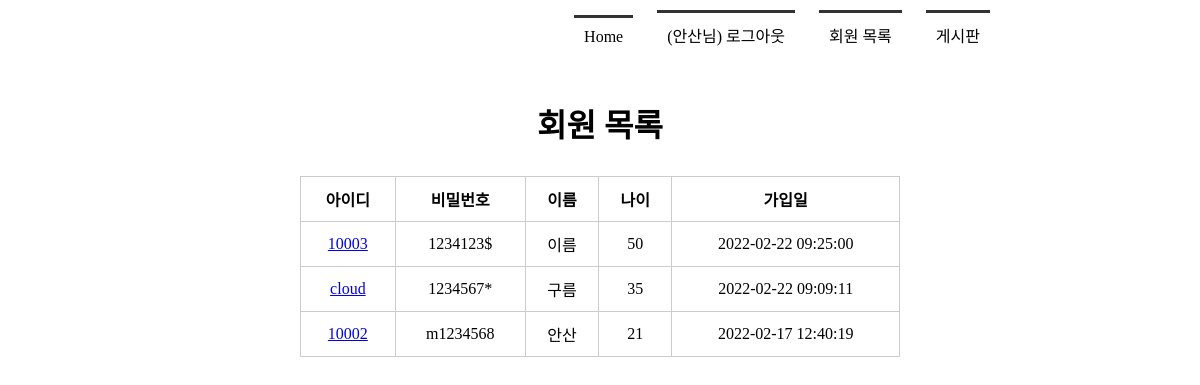
The app's page /memberlist/ (signed in) with its own data.
### tables this page shows
CREATE TABLE member(
            mid char(5) PRIMARY KEY,
            passwd  char(8) NOT NULL,
            name    text NOT NULL,
            age integer,
            regDate timestamp date DEFAULT (datetime('now', 'localtime'))
        );

### app.py (the view)
@app.route('/memberlist/')
def memberlist():
    rs = select_member()
    return render_template('memberlist.html', rs=rs)

### model/model_member.py (called while the page is built)
def getconn():
    conn = sqlite3.connect('./members.db')
    return conn

def select_member():
    conn = getconn()
    cur = conn.cursor()
    sql = "SELECT * FROM member ORDER BY regDate DESC"
    cur.execute(sql)
    rs = cur.fetchall()
    conn.close()
    return rs

### templates/memberlist.html (shortened to what this page needs)
<!DOCTYPE html>
<html lang="ko">
<head>
    <link rel="stylesheet" href="{{ url_for('static', filename='style.css') }}">
</head>
<body>
    <div id="container">
        {% include 'navbar.html' %}
        <section>
            <h1>회원 목록</h1>
            <table>
                <tr>
                    <th>아이디</th>
                    <th>비밀번호</th>
                    <th>이름</th>
                    <th>나이</th>
                    <th>가입일</th>
                </tr>
                {% for i in rs %}
                <tr>
                    <td><a href="{{ url_for('member_view', id=i[0]) }}">{{ i[0] }}</a></td>
                    <td>{{ i[1] }}</td>
                    <td>{{ i[2] }}</td>
                    <td>{{ i[3] }}</td>
                    <td>{{ i[4] }}</td>
                </tr>
                {% endfor %}
            </table>
        </section>
    </div>
</body>
</html>

### static/style.css (style rules this page uses)
* { margin: 0; padding: 0; }
#container { width: 1000px; margin: 0 auto; }
section { text-align:center; }
section h1 { font-size: 2em; margin-bottom: 30px; }
section table { width: 600px; margin: 0 auto; }
section table, th, td { padding: 10px; border: 1px solid #ccc; border-collapse: collapse; }

### records on screen
member: mid "10003", passwd "1234123$", name "이름", age "50", regDate "2022-02-22 09:25:00"
member: mid "cloud", passwd "1234567*", name "구름", age "35", regDate "2022-02-22 09:09:11"
member: mid "10002", passwd "m1234568", name "안산", age "21", regDate "2022-02-17 12:40:19"

### other values on screen
{{ session['userName'] }} "안산"
